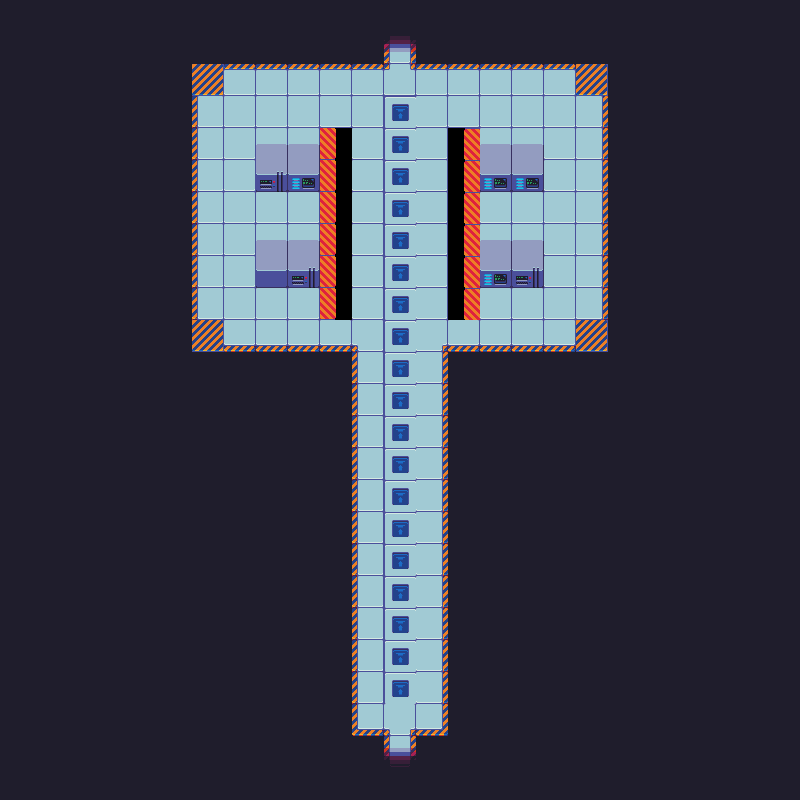

Rendered tile map (Tiled .tmx) drawn with the repository's tilesets; below, a short description and the full map source, tile grids included:
An orthogonal 25x25 tile map with 32x32 px tiles, 3 tile layers (Background, Interactive, Overhead) and 8 objects.

<map version="1.8" tiledversion="1.8.5" orientation="orthogonal" renderorder="right-down" width="25" height="25" tilewidth="32" tileheight="32" infinite="0" nextlayerid="7" nextobjectid="11">
 <editorsettings>
  <export target="lab-1.json" format="json" />
 </editorsettings>
 <tileset firstgid="1" name="seckrit-lab" tilewidth="32" tileheight="32" tilecount="196" columns="14">
  <image source="scifitiles-sheet.png" width="448" height="448" />
  <tile id="0">
   <properties>
    <property name="collide" type="bool" value="true" />
    <property name="portal" value="descend" />
   </properties>
  </tile>
  <tile id="1">
   <properties>
    <property name="collide" type="bool" value="true" />
    <property name="portal" value="ascend" />
   </properties>
  </tile>
  <tile id="2">
   <properties>
    <property name="collide" type="bool" value="false" />
   </properties>
  </tile>
  <tile id="3">
   <properties>
    <property name="collide" type="bool" value="false" />
   </properties>
  </tile>
  <tile id="4">
   <properties>
    <property name="collide" type="bool" value="false" />
   </properties>
  </tile>
  <tile id="5">
   <properties>
    <property name="collide" type="bool" value="false" />
   </properties>
  </tile>
  <tile id="6">
   <properties>
    <property name="collide" type="bool" value="false" />
   </properties>
  </tile>
  <tile id="7">
   <properties>
    <property name="collide" type="bool" value="false" />
   </properties>
  </tile>
  <tile id="8">
   <properties>
    <property name="collide" type="bool" value="false" />
   </properties>
  </tile>
  <tile id="9">
   <properties>
    <property name="collide" type="bool" value="false" />
   </properties>
  </tile>
  <tile id="10">
   <properties>
    <property name="collide" type="bool" value="false" />
   </properties>
  </tile>
  <tile id="11">
   <properties>
    <property name="collide" type="bool" value="false" />
   </properties>
  </tile>
  <tile id="12">
   <properties>
    <property name="collide" type="bool" value="false" />
   </properties>
  </tile>
  <tile id="13">
   <properties>
    <property name="collide" type="bool" value="false" />
   </properties>
  </tile>
  <tile id="14">
   <properties>
    <property name="collide" type="bool" value="false" />
   </properties>
  </tile>
  <tile id="15">
   <properties>
    <property name="collide" type="bool" value="false" />
   </properties>
  </tile>
  <tile id="16">
   <properties>
    <property name="collide" type="bool" value="false" />
   </properties>
  </tile>
  <tile id="17">
   <properties>
    <property name="collide" type="bool" value="true" />
   </properties>
  </tile>
  <tile id="18">
   <properties>
    <property name="collide" type="bool" value="false" />
   </properties>
  </tile>
  <tile id="19">
   <properties>
    <property name="collide" type="bool" value="false" />
   </properties>
  </tile>
  <tile id="20">
   <properties>
    <property name="collide" type="bool" value="false" />
   </properties>
  </tile>
  <tile id="21">
   <properties>
    <property name="collide" type="bool" value="false" />
   </properties>
  </tile>
  <tile id="22">
   <properties>
    <property name="collide" type="bool" value="false" />
   </properties>
  </tile>
  <tile id="23">
   <properties>
    <property name="collide" type="bool" value="false" />
   </properties>
  </tile>
  <tile id="24">
   <properties>
    <property name="collide" type="bool" value="false" />
   </properties>
  </tile>
  <tile id="25">
   <properties>
    <property name="collide" type="bool" value="false" />
   </properties>
  </tile>
  <tile id="26">
   <properties>
    <property name="collide" type="bool" value="false" />
   </properties>
  </tile>
  <tile id="27">
   <properties>
    <property name="collide" type="bool" value="false" />
   </properties>
  </tile>
  <tile id="28">
   <properties>
    <property name="collide" type="bool" value="false" />
   </properties>
  </tile>
  <tile id="29">
   <properties>
    <property name="collide" type="bool" value="false" />
   </properties>
  </tile>
  <tile id="30">
   <properties>
    <property name="collide" type="bool" value="false" />
   </properties>
  </tile>
  <tile id="31">
   <properties>
    <property name="collide" type="bool" value="false" />
   </properties>
  </tile>
  <tile id="32">
   <properties>
    <property name="collide" type="bool" value="false" />
   </properties>
  </tile>
  <tile id="33">
   <properties>
    <property name="collide" type="bool" value="false" />
   </properties>
  </tile>
  <tile id="34">
   <properties>
    <property name="collide" type="bool" value="false" />
   </properties>
  </tile>
  <tile id="35">
   <properties>
    <property name="collide" type="bool" value="false" />
   </properties>
  </tile>
  <tile id="36">
   <properties>
    <property name="collide" type="bool" value="false" />
   </properties>
  </tile>
  <tile id="37">
   <properties>
    <property name="collide" type="bool" value="false" />
   </properties>
  </tile>
  <tile id="38">
   <properties>
    <property name="collide" type="bool" value="false" />
   </properties>
  </tile>
  <tile id="39">
   <properties>
    <property name="collide" type="bool" value="false" />
   </properties>
  </tile>
  <tile id="40">
   <properties>
    <property name="collide" type="bool" value="false" />
   </properties>
  </tile>
  <tile id="41">
   <properties>
    <property name="collide" type="bool" value="false" />
   </properties>
  </tile>
  <tile id="42">
   <properties>
    <property name="collide" type="bool" value="true" />
   </properties>
  </tile>
  <tile id="43">
   <properties>
    <property name="collide" type="bool" value="true" />
   </properties>
  </tile>
  <tile id="44">
   <properties>
    <property name="collide" type="bool" value="true" />
   </properties>
  </tile>
  <tile id="45">
   <properties>
    <property name="collide" type="bool" value="false" />
   </properties>
  </tile>
  <tile id="46">
   <properties>
    <property name="collide" type="bool" value="false" />
   </properties>
  </tile>
  <tile id="47">
   <properties>
    <property name="collide" type="bool" value="false" />
   </properties>
  </tile>
  <tile id="48">
   <properties>
    <property name="collide" type="bool" value="false" />
   </properties>
  </tile>
  <tile id="49">
   <properties>
    <property name="collide" type="bool" value="false" />
   </properties>
  </tile>
  <tile id="50">
   <properties>
    <property name="collide" type="bool" value="false" />
   </properties>
  </tile>
  <tile id="51">
   <properties>
    <property name="collide" type="bool" value="false" />
   </properties>
  </tile>
  <tile id="52">
   <properties>
    <property name="collide" type="bool" value="false" />
   </properties>
  </tile>
  <tile id="53">
   <properties>
    <property name="collide" type="bool" value="false" />
   </properties>
  </tile>
  <tile id="54">
   <properties>
    <property name="collide" type="bool" value="false" />
   </properties>
  </tile>
  <tile id="55">
   <properties>
    <property name="collide" type="bool" value="false" />
   </properties>
  </tile>
  <tile id="56">
   <properties>
    <property name="collide" type="bool" value="false" />
   </properties>
  </tile>
  <tile id="57">
   <properties>
    <property name="collide" type="bool" value="false" />
   </properties>
  </tile>
  <tile id="58">
   <properties>
    <property name="collide" type="bool" value="false" />
   </properties>
  </tile>
  <tile id="59">
   <properties>
    <property name="collide" type="bool" value="false" />
   </properties>
  </tile>
  <tile id="60">
   <properties>
    <property name="collide" type="bool" value="false" />
   </properties>
  </tile>
  <tile id="61">
   <properties>
    <property name="collide" type="bool" value="false" />
   </properties>
  </tile>
  <tile id="62">
   <properties>
    <property name="collide" type="bool" value="false" />
   </properties>
  </tile>
  <tile id="63">
   <properties>
    <property name="collide" type="bool" value="false" />
   </properties>
  </tile>
  <tile id="64">
   <properties>
    <property name="collide" type="bool" value="false" />
   </properties>
  </tile>
  <tile id="65">
   <properties>
    <property name="collide" type="bool" value="false" />
   </properties>
  </tile>
  <tile id="66">
   <properties>
    <property name="collide" type="bool" value="false" />
   </properties>
  </tile>
  <tile id="67">
   <properties>
    <property name="collide" type="bool" value="false" />
   </properties>
  </tile>
  <tile id="68">
   <properties>
    <property name="collide" type="bool" value="false" />
   </properties>
  </tile>
  <tile id="69">
   <properties>
    <property name="collide" type="bool" value="false" />
   </properties>
  </tile>
  <tile id="70">
   <properties>
    <property name="collide" type="bool" value="false" />
   </properties>
  </tile>
  <tile id="71">
   <properties>
    <property name="collide" type="bool" value="false" />
   </properties>
  </tile>
  <tile id="72">
   <properties>
    <property name="collide" type="bool" value="false" />
   </properties>
  </tile>
  <tile id="73">
   <properties>
    <property name="collide" type="bool" value="false" />
   </properties>
  </tile>
  <tile id="74">
   <properties>
    <property name="collide" type="bool" value="false" />
   </properties>
  </tile>
  <tile id="75">
   <properties>
    <property name="collide" type="bool" value="false" />
   </properties>
  </tile>
  <tile id="76">
   <properties>
    <property name="collide" type="bool" value="false" />
   </properties>
  </tile>
  <tile id="77">
   <properties>
    <property name="collide" type="bool" value="false" />
   </properties>
  </tile>
  <tile id="78">
   <properties>
    <property name="collide" type="bool" value="false" />
   </properties>
  </tile>
  <tile id="79">
   <properties>
    <property name="collide" type="bool" value="false" />
   </properties>
  </tile>
  <tile id="80">
   <properties>
    <property name="collide" type="bool" value="false" />
   </properties>
  </tile>
  <tile id="81">
   <properties>
    <property name="collide" type="bool" value="false" />
   </properties>
  </tile>
  <tile id="82">
   <properties>
    <property name="collide" type="bool" value="false" />
   </properties>
  </tile>
  <tile id="83">
   <properties>
    <property name="collide" type="bool" value="false" />
   </properties>
  </tile>
  <wangsets>
   <wangset name="Terrains" type="corner" tile="-1">
    <wangcolor name="Blue Zone" color="#ff0000" tile="4" probability="1" />
    <wangcolor name="Red Zone" color="#00ff00" tile="46" probability="1" />
    <wangtile tileid="5" wangid="0,0,0,1,0,0,0,0" />
    <wangtile tileid="6" wangid="0,0,0,1,0,1,0,0" />
    <wangtile tileid="7" wangid="0,0,0,0,0,1,0,0" />
    <wangtile tileid="8" wangid="0,1,0,0,0,1,0,1" />
    <wangtile tileid="9" wangid="0,1,0,1,0,0,0,1" />
    <wangtile tileid="19" wangid="0,1,0,1,0,0,0,0" />
    <wangtile tileid="20" wangid="0,1,0,1,0,1,0,1" />
    <wangtile tileid="21" wangid="0,0,0,0,0,1,0,1" />
    <wangtile tileid="22" wangid="0,0,0,1,0,1,0,1" />
    <wangtile tileid="23" wangid="0,1,0,1,0,1,0,0" />
    <wangtile tileid="33" wangid="0,1,0,0,0,0,0,0" />
    <wangtile tileid="34" wangid="0,1,0,0,0,0,0,1" />
    <wangtile tileid="35" wangid="0,0,0,0,0,0,0,1" />
    <wangtile tileid="47" wangid="0,0,0,2,0,0,0,0" />
    <wangtile tileid="48" wangid="0,0,0,2,0,2,0,0" />
    <wangtile tileid="49" wangid="0,0,0,0,0,2,0,0" />
    <wangtile tileid="50" wangid="0,2,0,0,0,2,0,2" />
    <wangtile tileid="51" wangid="0,2,0,2,0,0,0,2" />
    <wangtile tileid="61" wangid="0,2,0,2,0,0,0,0" />
    <wangtile tileid="62" wangid="0,2,0,2,0,2,0,2" />
    <wangtile tileid="63" wangid="0,0,0,0,0,2,0,2" />
    <wangtile tileid="64" wangid="0,0,0,2,0,2,0,2" />
    <wangtile tileid="65" wangid="0,2,0,2,0,2,0,0" />
    <wangtile tileid="75" wangid="0,2,0,0,0,0,0,0" />
    <wangtile tileid="76" wangid="0,2,0,0,0,0,0,2" />
    <wangtile tileid="77" wangid="0,0,0,0,0,0,0,2" />
   </wangset>
  </wangsets>
 </tileset>
 <layer id="2" name="Background" width="25" height="25">
  <data encoding="csv">
0,0,0,0,0,0,0,0,0,0,0,0,0,0,0,0,0,0,0,0,0,0,0,0,0,
0,0,0,0,0,0,0,0,0,0,0,0,0,0,0,0,0,0,0,0,0,0,0,0,0,
0,0,0,0,0,0,5,7,7,7,7,7,7,7,7,7,7,7,5,0,0,0,0,0,0,
0,0,0,0,0,0,20,21,21,21,21,21,3221225475,21,21,21,21,21,22,0,0,0,0,0,0,
0,0,0,0,0,0,20,21,21,21,2684354620,21,3221225475,21,1610612796,21,21,21,22,0,0,0,0,0,0,
0,0,0,0,0,0,20,21,21,21,2684354620,21,3221225475,21,1610612796,21,21,21,22,0,0,0,0,0,0,
0,0,0,0,0,0,20,21,21,21,2684354620,21,3221225475,21,1610612796,21,21,21,22,0,0,0,0,0,0,
0,0,0,0,0,0,20,21,21,21,2684354620,21,3221225475,21,1610612796,21,21,21,22,0,0,0,0,0,0,
0,0,0,0,0,0,20,21,21,21,2684354620,21,3221225475,21,1610612796,21,21,21,22,0,0,0,0,0,0,
0,0,0,0,0,0,20,21,21,21,2684354620,21,3221225475,21,1610612796,21,21,21,22,0,0,0,0,0,0,
0,0,0,0,0,0,5,35,35,35,35,10,3221225475,9,35,35,35,35,5,0,0,0,0,0,0,
0,0,0,0,0,0,0,0,0,0,0,20,3221225475,22,0,0,0,0,0,0,0,0,0,0,0,
0,0,0,0,0,0,0,0,0,0,0,20,3221225475,22,0,0,0,0,0,0,0,0,0,0,0,
0,0,0,0,0,0,0,0,0,0,0,20,3221225475,22,0,0,0,0,0,0,0,0,0,0,0,
0,0,0,0,0,0,0,0,0,0,0,20,3221225475,22,0,0,0,0,0,0,0,0,0,0,0,
0,0,0,0,0,0,0,0,0,0,0,20,3221225475,22,0,0,0,0,0,0,0,0,0,0,0,
0,0,0,0,0,0,0,0,0,0,0,20,3221225475,22,0,0,0,0,0,0,0,0,0,0,0,
0,0,0,0,0,0,0,0,0,0,0,20,3221225475,22,0,0,0,0,0,0,0,0,0,0,0,
0,0,0,0,0,0,0,0,0,0,0,20,3221225475,22,0,0,0,0,0,0,0,0,0,0,0,
0,0,0,0,0,0,0,0,0,0,0,20,3221225475,22,0,0,0,0,0,0,0,0,0,0,0,
0,0,0,0,0,0,0,0,0,0,0,20,3221225475,22,0,0,0,0,0,0,0,0,0,0,0,
0,0,0,0,0,0,0,0,0,0,0,20,3221225475,22,0,0,0,0,0,0,0,0,0,0,0,
0,0,0,0,0,0,0,0,0,0,0,34,35,36,0,0,0,0,0,0,0,0,0,0,0,
0,0,0,0,0,0,0,0,0,0,0,0,0,0,0,0,0,0,0,0,0,0,0,0,0,
0,0,0,0,0,0,0,0,0,0,0,0,0,0,0,0,0,0,0,0,0,0,0,0,0
</data>
 </layer>
 <objectgroup id="6" name="coins">
  <object id="3" x="384" y="512" width="32" height="32" />
  <object id="4" x="544" y="288" width="32" height="32" />
  <object id="5" x="224" y="288" width="32" height="32" />
  <object id="6" x="352" y="192" width="32" height="32" />
  <object id="7" x="544" y="96" width="32" height="32" />
  <object id="8" x="224" y="96" width="32" height="32" />
  <object id="9" x="544" y="192" width="32" height="32" />
  <object id="10" x="224" y="192" width="32" height="32" />
 </objectgroup>
 <layer id="3" name="Interactive" width="25" height="25">
  <data encoding="csv">
18,18,18,18,18,18,18,18,18,18,18,18,18,18,18,18,18,18,18,18,18,18,18,18,18,
18,18,18,18,18,18,18,18,18,18,18,18,1,18,18,18,18,18,18,18,18,18,18,18,18,
18,18,18,18,18,18,0,0,0,0,0,0,39,0,0,0,0,0,0,18,18,18,18,18,18,
18,18,18,18,18,18,0,0,0,0,0,0,0,0,0,0,0,0,0,18,18,18,18,18,18,
18,18,18,18,18,18,0,0,0,0,0,0,0,0,0,0,0,0,0,18,18,18,18,18,18,
18,18,18,18,18,18,0,0,44,45,0,0,0,0,0,45,45,0,0,18,18,18,18,18,18,
18,18,18,18,18,18,0,0,0,0,0,0,0,0,0,0,0,0,0,18,18,18,18,18,18,
18,18,18,18,18,18,0,0,0,0,0,0,0,0,0,0,0,0,0,18,18,18,18,18,18,
18,18,18,18,18,18,0,0,43,44,0,0,0,0,0,45,44,0,0,18,18,18,18,18,18,
18,18,18,18,18,18,0,0,0,0,0,0,0,0,0,0,0,0,0,18,18,18,18,18,18,
18,18,18,18,18,18,0,0,0,0,0,0,0,0,0,0,0,0,0,18,18,18,18,18,18,
18,18,18,18,18,18,18,18,18,18,18,0,0,0,18,18,18,18,18,18,18,18,18,18,18,
18,18,18,18,18,18,18,18,18,18,18,0,0,0,18,18,18,18,18,18,18,18,18,18,18,
18,18,18,18,18,18,18,18,18,18,18,0,0,0,18,18,18,18,18,18,18,18,18,18,18,
18,18,18,18,18,18,18,18,18,18,18,0,0,0,18,18,18,18,18,18,18,18,18,18,18,
18,18,18,18,18,18,18,18,18,18,18,0,0,0,18,18,18,18,18,18,18,18,18,18,18,
18,18,18,18,18,18,18,18,18,18,18,0,0,0,18,18,18,18,18,18,18,18,18,18,18,
18,18,18,18,18,18,18,18,18,18,18,0,0,0,18,18,18,18,18,18,18,18,18,18,18,
18,18,18,18,18,18,18,18,18,18,18,0,0,0,18,18,18,18,18,18,18,18,18,18,18,
18,18,18,18,18,18,18,18,18,18,18,0,0,0,18,18,18,18,18,18,18,18,18,18,18,
18,18,18,18,18,18,18,18,18,18,18,0,0,0,18,18,18,18,18,18,18,18,18,18,18,
18,18,18,18,18,18,18,18,18,18,18,0,0,0,18,18,18,18,18,18,18,18,18,18,18,
18,18,18,18,18,18,18,18,18,18,18,0,37,0,18,18,18,18,18,18,18,18,18,18,18,
18,18,18,18,18,18,18,18,18,18,18,18,2,18,18,18,18,18,18,18,18,18,18,18,18,
18,18,18,18,18,18,18,18,18,18,18,18,18,18,18,18,18,18,18,18,18,18,18,18,18
</data>
 </layer>
 <layer id="4" name="Overhead" width="25" height="25">
  <data encoding="csv">
0,0,0,0,0,0,0,0,0,0,0,0,0,0,0,0,0,0,0,0,0,0,0,0,0,
0,0,0,0,0,0,0,0,0,0,0,0,0,0,0,0,0,0,0,0,0,0,0,0,0,
0,0,0,0,0,0,0,0,0,0,0,0,0,0,0,0,0,0,0,0,0,0,0,0,0,
0,0,0,0,0,0,0,0,0,0,0,0,0,0,0,0,0,0,0,0,0,0,0,0,0,
0,0,0,0,0,0,0,0,31,31,0,0,0,0,0,31,31,0,0,0,0,0,0,0,0,
0,0,0,0,0,0,0,0,0,0,0,0,0,0,0,0,0,0,0,0,0,0,0,0,0,
0,0,0,0,0,0,0,0,0,0,0,0,0,0,0,0,0,0,0,0,0,0,0,0,0,
0,0,0,0,0,0,0,0,31,31,0,0,0,0,0,31,31,0,0,0,0,0,0,0,0,
0,0,0,0,0,0,0,0,0,0,0,0,0,0,0,0,0,0,0,0,0,0,0,0,0,
0,0,0,0,0,0,0,0,0,0,0,0,0,0,0,0,0,0,0,0,0,0,0,0,0,
0,0,0,0,0,0,0,0,0,0,0,0,0,0,0,0,0,0,0,0,0,0,0,0,0,
0,0,0,0,0,0,0,0,0,0,0,0,0,0,0,0,0,0,0,0,0,0,0,0,0,
0,0,0,0,0,0,0,0,0,0,0,0,0,0,0,0,0,0,0,0,0,0,0,0,0,
0,0,0,0,0,0,0,0,0,0,0,0,0,0,0,0,0,0,0,0,0,0,0,0,0,
0,0,0,0,0,0,0,0,0,0,0,0,0,0,0,0,0,0,0,0,0,0,0,0,0,
0,0,0,0,0,0,0,0,0,0,0,0,0,0,0,0,0,0,0,0,0,0,0,0,0,
0,0,0,0,0,0,0,0,0,0,0,0,0,0,0,0,0,0,0,0,0,0,0,0,0,
0,0,0,0,0,0,0,0,0,0,0,0,0,0,0,0,0,0,0,0,0,0,0,0,0,
0,0,0,0,0,0,0,0,0,0,0,0,0,0,0,0,0,0,0,0,0,0,0,0,0,
0,0,0,0,0,0,0,0,0,0,0,0,0,0,0,0,0,0,0,0,0,0,0,0,0,
0,0,0,0,0,0,0,0,0,0,0,0,0,0,0,0,0,0,0,0,0,0,0,0,0,
0,0,0,0,0,0,0,0,0,0,0,0,0,0,0,0,0,0,0,0,0,0,0,0,0,
0,0,0,0,0,0,0,0,0,0,0,0,0,0,0,0,0,0,0,0,0,0,0,0,0,
0,0,0,0,0,0,0,0,0,0,0,0,0,0,0,0,0,0,0,0,0,0,0,0,0,
0,0,0,0,0,0,0,0,0,0,0,0,0,0,0,0,0,0,0,0,0,0,0,0,0
</data>
 </layer>
 <objectgroup id="5" name="Script" />
</map>
